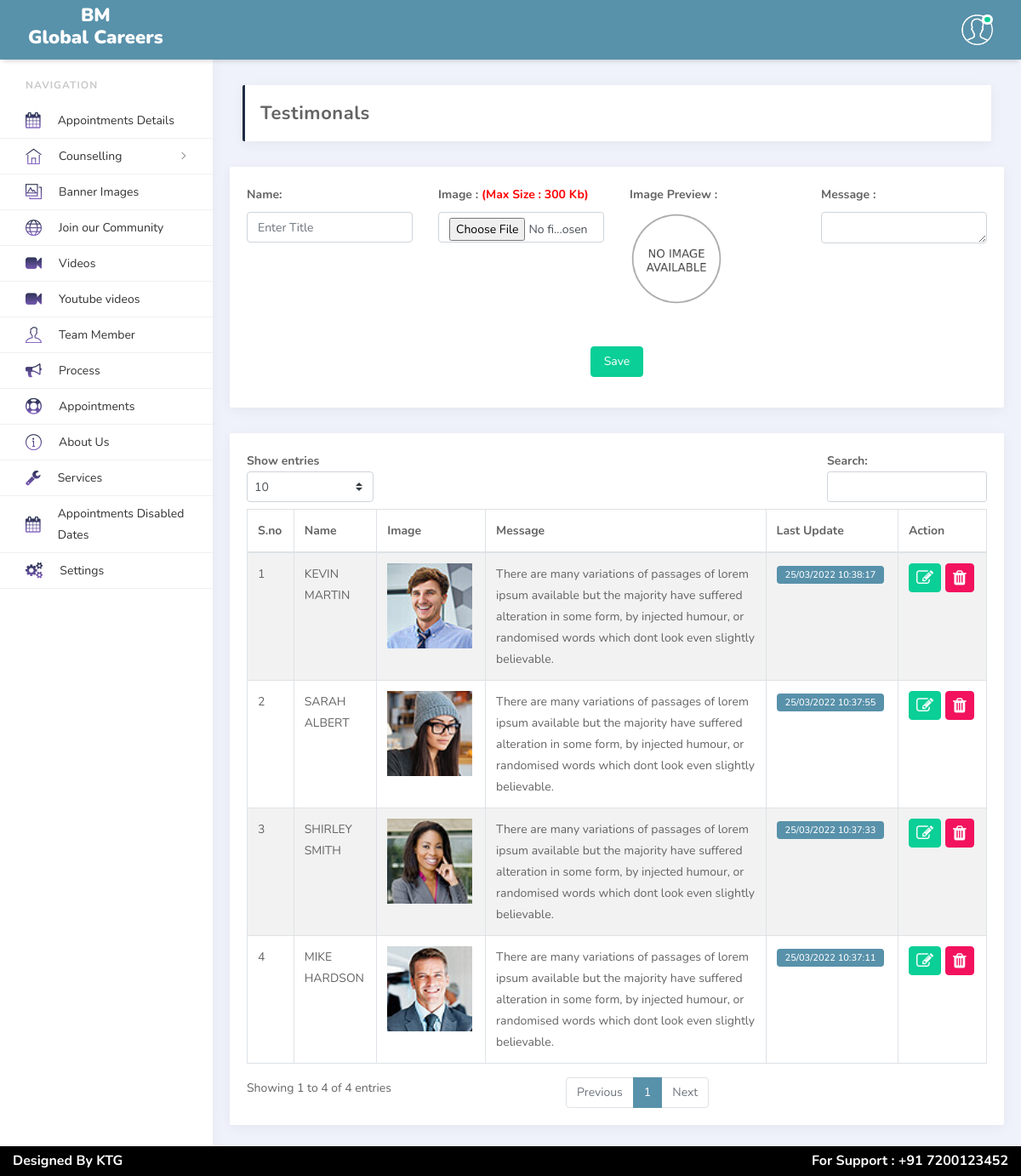
/source/ktgadmin/testimonals.php (signed in), run on the app's committed database.
### tables this page shows
CREATE TABLE `tbl_testimonals` (
  `ban_id` int NOT NULL,
  `title` text,
  `imgname` text,
  `order_no` text,
  `description` longtext,
  `created_by` varchar(11) DEFAULT NULL,
  `create_date` datetime DEFAULT NULL,
  `updated_by` varchar(11) DEFAULT NULL,
  `update_date` datetime DEFAULT NULL,
  `delete_status` varchar(3) DEFAULT 'NDL',
  `deleted_by` varchar(11) DEFAULT NULL,
  `deleted_date` datetime DEFAULT NULL
);

### source/ktgadmin/testimonals.php (the view, shortened to what this page needs)
<!doctype html>
<html lang="en">
<head>
    <link rel="stylesheet" href="vendors/bundle.css" type="text/css">
    <link rel="stylesheet" href="vendors/datepicker/daterangepicker.css">
    <link rel="stylesheet" href="vendors/dataTable/responsive.bootstrap.min.css" type="text/css">
    <link rel="stylesheet" href="vendors/vmap/jqvmap.min.css">
    <link rel="stylesheet" href="css/app.min.css" type="text/css">
    <link rel="stylesheet" href="css/custom.css" type="text/css">
    <link rel="stylesheet" href="css/themify-icons.css" type="text/css">
	<link rel="stylesheet" href="https://cdnjs.cloudflare.com/ajax/libs/font-awesome/4.7.0/css/font-awesome.min.css">
</head>
<body>
<?php
include('sessionservices.php');
?>
<?php echo $header;?>
<main class="main-content">
    <div class="container-fluid">
        <div class="page-header d-md-flex justify-content-between align-items-center">
            <h4>Testimonals</h4>
        </div>
    </div>
	<div class="row">
        <div class="col-md-12">
			<div class="card">
                <div class="card-body">
					<form id="mainform" method="POST" action="" enctype="multipart/form-data">
						<div class="row">
							<div class="col-md-3">
								<div class="form-group">
									<label>Name:</label>
									<input type="text" class="form-control" id="title" name="title" placeholder="Enter Title ">
								</div>
							</div>
							<div class="col-md-3">
								<div class="form-group">
									<label>Image : <span style="color:red">(Max Size : 300 Kb)</span></label>
									<input type="file" class="form-control" id="photo" name="photo">
								</div>
							</div>
							<div class="col-md-3">
								<div class="form-group" id="imgpreview">
									<label>Image Preview : </label>
									<img src="media/image/no_image.png" style="width:110px">
								</div>
							</div>
							<div class="col-md-3">
											<div class="form-group">
									<label>Message : </label>
									<textarea class="form-control" id="description" rows="3" name="description" style="height: 37px; min-height: 37px; margin-top: 0px; margin-bottom: 0px;"></textarea>
								</div>
							</div>
							<div class="col-md-12 text-center">
								<div class="form-group">
									<button type="button" name="submit" id="submit" class="btn btn-success">Save</button>
								</div>
							</div>
						</div>
                    </form>
				</div>
			</div>
			<div class="card">
                <div class="card-body">
                   <table id="detailsgrid" class="table table-striped table-bordered" width="100%" cellspacing="0">
                    <thead>
                    <tr>
                        <th>S.no</th>
                        <th>Name</th>
                        <th>Image</th>
                        <th>Message</th>
                        <th>Last&nbsp;Update</th>
                        <th>Action</th>
                    </tr>
                    </thead>
					<tbody>
					<?php
                              $sql = "SELECT *,date_format(create_date,'%d/%m/%Y %H:%i:%s') as create_date,date_format(update_date,'%d/%m/%Y %H:%i:%s') as update_date FROM tbl_testimonals WHERE delete_status='NDL' order by ban_id desc";
                              $exec_sql=mysqli_query($conn,$sql);
                              $i=1;
                              while($fetch_sql=mysqli_fetch_array($exec_sql)) {
                            ?>
						<tr>
							<td><?php echo $i; ?></td>
							<td><?php echo str_replace("^","'",$fetch_sql['title']); ?></td>
                            <td><img class="img-responsive" src ="userdata/images/testimonals/<?php echo $fetch_sql['imgname']; ?>" width="100px"></td>
							<td><?php echo str_replace("^","'",$fetch_sql['description']); ?></td>
							<?php
								if($fetch_sql['update_date']!=''){
							?>
							<td><a href="javascript:void(0)" class="badge badge-primary" style="color:#fff"><?php echo $fetch_sql['update_date']; ?></a></td>
							<?php
								}
								else{
							?>
							<td><a href="javascript:void(0)" class="badge badge-primary" style="color:#fff"><?php echo $fetch_sql['create_date']; ?></a></td>
							<?php
								}
							?>
							<td><div class="btn-group" role="group" aria-label="Basic example">
									<a href="testimonals_update.php?id=<?php echo $fetch_sql['ban_id']; ?>" >
										<button type="button" class="btn btn-success" style="padding:3px 5px;margin-right:5px">
											<i class="fa fa-edit" style="color: #fff;padding: 3px;margin: 0;font-size: 20px;"></i>
										</button>
									</a>
									<a href="javascript:void(0)" class="deleteTriger" data-value="<?php echo $fetch_sql['ban_id']; ?>">
										<button type="button" class="btn btn-danger" style="padding:3px 5px;">
											<i class="fa fa-trash" style="color: #fff;padding: 3px;margin: 0;font-size: 20px;"></i>
										</button>
									</a>
								</div>
							</td>
						</tr>
						<?php
					  $i++;
						}
						?>
					</tbody>
                </table>
                </div>
            </div>
		</div>
	</div>
</main>
</body>
</html>

### source/ktgadmin/css/custom.css (style rules this page uses)
label { font-weight:bold }

### source/ktgadmin/testimonals.php (style rules this page uses)
@media (min-width:992px) { #submit { margin-top:32px; } }

### data on the page
tbl_testimonals: title "KEVIN MARTIN", imgname (picture), description "There are many variations of passages of lorem ipsum available but the majority have suffered alteration in some form, by injected humour, or randomised words which dont look even slightly believable.", create_date "25/03/2022 10:38:17", $fetch_sql['ban_id'] 4 (drawn)
tbl_testimonals: title "SARAH ALBERT", imgname (picture), description "There are many variations of passages of lorem ipsum available but the majority have suffered alteration in some form, by injected humour, or randomised words which dont look even slightly believable.", create_date "25/03/2022 10:37:55", $fetch_sql['ban_id'] 3 (drawn)
tbl_testimonals: title "SHIRLEY SMITH", imgname (picture), description "There are many variations of passages of lorem ipsum available but the majority have suffered alteration in some form, by injected humour, or randomised words which dont look even slightly believable.", create_date "25/03/2022 10:37:33", $fetch_sql['ban_id'] 2 (drawn)
tbl_testimonals: title "MIKE HARDSON", imgname (picture), description "There are many variations of passages of lorem ipsum available but the majority have suffered alteration in some form, by injected humour, or randomised words which dont look even slightly believable.", update_date "25/03/2022 10:37:11", $fetch_sql['ban_id'] 1 (drawn)
